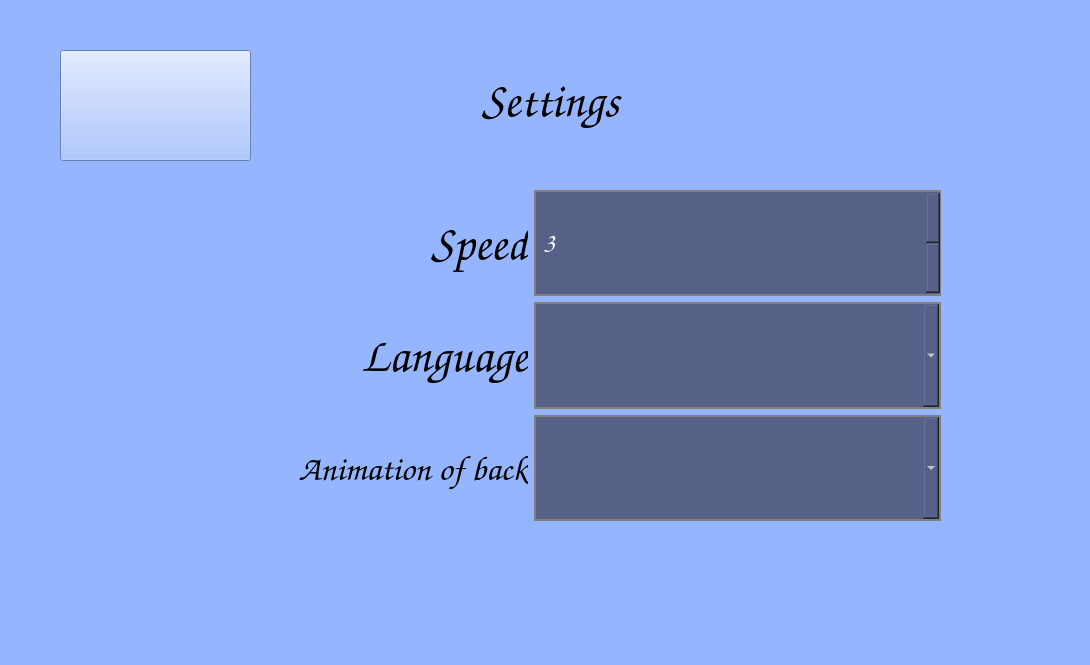
<?xml version="1.0" encoding="UTF-8"?>
<ui version="4.0">
 <class>Form</class>
 <widget class="QWidget" name="Form">
  <property name="geometry">
   <rect>
    <x>0</x>
    <y>0</y>
    <width>1090</width>
    <height>665</height>
   </rect>
  </property>
  <property name="sizePolicy">
   <sizepolicy hsizetype="Fixed" vsizetype="Fixed">
    <horstretch>0</horstretch>
    <verstretch>0</verstretch>
   </sizepolicy>
  </property>
  <property name="windowTitle">
   <string>Settings</string>
  </property>
  <property name="layoutDirection">
   <enum>Qt::LeftToRight</enum>
  </property>
  <property name="styleSheet">
   <string notr="true">background-color: rgb(149, 181, 255);</string>
  </property>
  <widget class="QLabel" name="label">
   <property name="geometry">
    <rect>
     <x>0</x>
     <y>0</y>
     <width>1101</width>
     <height>701</height>
    </rect>
   </property>
   <property name="text">
    <string/>
   </property>
  </widget>
  <widget class="QWidget" name="gridLayoutWidget">
   <property name="geometry">
    <rect>
     <x>120</x>
     <y>190</y>
     <width>821</width>
     <height>331</height>
    </rect>
   </property>
   <layout class="QGridLayout" name="gridLayout">
    <item row="1" column="0">
     <widget class="QLabel" name="language_label">
      <property name="font">
       <font>
        <family>Comic Sans MS</family>
        <pointsize>36</pointsize>
       </font>
      </property>
      <property name="text">
       <string>Language</string>
      </property>
      <property name="alignment">
       <set>Qt::AlignRight|Qt::AlignTrailing|Qt::AlignVCenter</set>
      </property>
     </widget>
    </item>
    <item row="2" column="1">
     <widget class="QComboBox" name="back_comboBox">
      <property name="sizePolicy">
       <sizepolicy hsizetype="Preferred" vsizetype="Preferred">
        <horstretch>0</horstretch>
        <verstretch>0</verstretch>
       </sizepolicy>
      </property>
      <property name="font">
       <font>
        <family>Comic Sans MS</family>
        <pointsize>14</pointsize>
        <weight>75</weight>
        <bold>true</bold>
       </font>
      </property>
      <property name="styleSheet">
       <string notr="true">border: 2px solid grey;
background-color: rgb(87, 96, 134);
color:  rgb(255, 255, 255);
font-weight: bold;
padding: 5px;</string>
      </property>
     </widget>
    </item>
    <item row="0" column="1">
     <widget class="QSpinBox" name="speed_spin_box">
      <property name="sizePolicy">
       <sizepolicy hsizetype="Preferred" vsizetype="Preferred">
        <horstretch>0</horstretch>
        <verstretch>0</verstretch>
       </sizepolicy>
      </property>
      <property name="font">
       <font>
        <family>Comic Sans MS</family>
        <pointsize>20</pointsize>
        <weight>75</weight>
        <bold>true</bold>
       </font>
      </property>
      <property name="styleSheet">
       <string notr="true">border: 2px solid grey;
background-color:   rgb(87, 96, 134);
padding: 5px;
color: white;
font-weight: bold;
</string>
      </property>
      <property name="minimum">
       <number>1</number>
      </property>
      <property name="maximum">
       <number>10</number>
      </property>
      <property name="value">
       <number>3</number>
      </property>
     </widget>
    </item>
    <item row="2" column="0">
     <widget class="QLabel" name="back_move_label">
      <property name="font">
       <font>
        <family>Comic Sans MS</family>
        <pointsize>26</pointsize>
       </font>
      </property>
      <property name="text">
       <string>Animation of back</string>
      </property>
      <property name="alignment">
       <set>Qt::AlignRight|Qt::AlignTrailing|Qt::AlignVCenter</set>
      </property>
     </widget>
    </item>
    <item row="0" column="0">
     <widget class="QLabel" name="speed_label">
      <property name="font">
       <font>
        <family>Comic Sans MS</family>
        <pointsize>36</pointsize>
       </font>
      </property>
      <property name="text">
       <string>Speed</string>
      </property>
      <property name="alignment">
       <set>Qt::AlignRight|Qt::AlignTrailing|Qt::AlignVCenter</set>
      </property>
     </widget>
    </item>
    <item row="1" column="1">
     <widget class="QComboBox" name="language_comboBox">
      <property name="sizePolicy">
       <sizepolicy hsizetype="Preferred" vsizetype="Preferred">
        <horstretch>0</horstretch>
        <verstretch>0</verstretch>
       </sizepolicy>
      </property>
      <property name="font">
       <font>
        <family>Comic Sans MS</family>
        <pointsize>14</pointsize>
        <weight>75</weight>
        <bold>true</bold>
       </font>
      </property>
      <property name="styleSheet">
       <string notr="true">border: 2px solid grey;
background-color: rgb(87, 96, 134);
color:  rgb(255, 255, 255);
font-weight: bold;
padding: 5px;</string>
      </property>
     </widget>
    </item>
   </layout>
  </widget>
  <widget class="QPushButton" name="back_btn">
   <property name="geometry">
    <rect>
     <x>60</x>
     <y>50</y>
     <width>191</width>
     <height>111</height>
    </rect>
   </property>
   <property name="text">
    <string/>
   </property>
  </widget>
  <widget class="QLabel" name="settings_label">
   <property name="geometry">
    <rect>
     <x>310</x>
     <y>40</y>
     <width>481</width>
     <height>121</height>
    </rect>
   </property>
   <property name="font">
    <font>
     <family>Comic Sans MS</family>
     <pointsize>36</pointsize>
    </font>
   </property>
   <property name="text">
    <string>Settings</string>
   </property>
   <property name="alignment">
    <set>Qt::AlignCenter</set>
   </property>
  </widget>
 </widget>
 <resources/>
 <connections/>
</ui>
